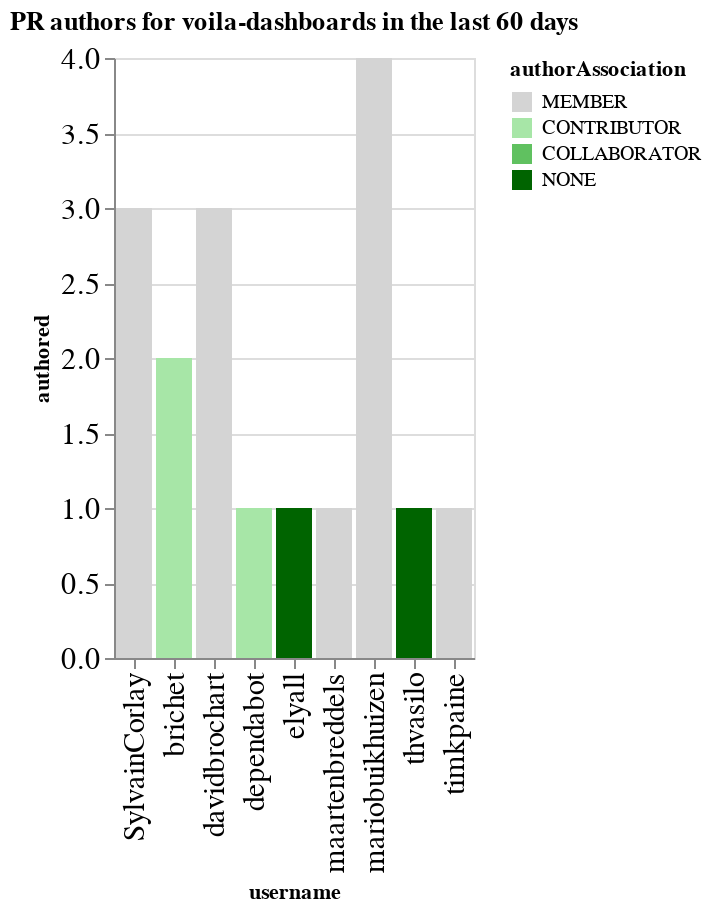

Notebook cell for this chart:
### Code cell
charts = []
title = f"PR authors for {github_org} in the last {n_days} days"
this_data = merged_by_repo.replace(np.nan, 0).groupby('username', as_index=False).agg({'authored': 'sum', 'authorAssociation': 'first'})
this_data = this_data.sort_values('authored', ascending=False)
ch = alt.Chart(data=this_data, title=title).mark_bar().encode(
    x='username',
    y='authored',
    color=alt.Color('authorAssociation', scale=alt.Scale(domain=author_types, range=author_colors))
)
ch

### Figure 1 — Vega-Lite specification as saved in the notebook (floating-point values rounded to 4 significant figures)
{"config": {"axisLeft": {"labelFontSize": 15}, "axisBottom": {"labelFontSize": 15}}, "data": {"name": "data-2d6f986b4ffe7dd13b1f5674a6e0b94f"}, "mark": "bar", "encoding": {"color": {"type": "nominal", "field": "authorAssociation", "scale": {"domain": ["MEMBER", "CONTRIBUTOR", "COLLABORATOR", "NONE"], "range": ["rgb(211.82745098039214, 211.82745098039214, 211.82745098039214)", "rgb(166.98562091503268, 229.89803921568628, 166.98562091503268)", "rgb(96.37647058823529, 192.75294117647059, 96.37647058823529)", "rgb(0.0, 100.3921568627451, 0.0)"]}}, "x": {"type": "nominal", "field": "username"}, "y": {"type": "quantitative", "field": "authored"}}, "title": "PR authors for voila-dashboards in the last 60 days", "$schema": "https://vega.github.io/schema/vega-lite/v4.0.2.json", "datasets": {"data-2d6f986b4ffe7dd13b1f5674a6e0b94f": [{"username": "mariobuikhuizen", "authored": 4, "authorAssociation": "MEMBER"}, {"username": "SylvainCorlay", "authored": 3, "authorAssociation": "MEMBER"}, {"username": "davidbrochart", "authored": 3, "authorAssociation": "MEMBER"}, {"username": "brichet", "authored": 2, "authorAssociation": "CONTRIBUTOR"}, {"username": "dependabot", "authored": 1, "authorAssociation": "CONTRIBUTOR"}, {"username": "elyall", "authored": 1, "authorAssociation": "NONE"}, {"username": "maartenbreddels", "authored": 1, "authorAssociation": "MEMBER"}, {"username": "thvasilo", "authored": 1, "authorAssociation": "NONE"}, {"username": "timkpaine", "authored": 1, "authorAssociation": "MEMBER"}]}}
